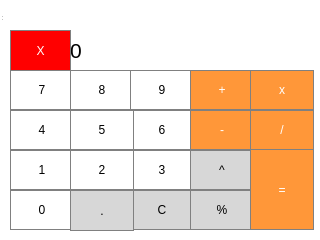
<?xml version="1.0" encoding="UTF-8"?>
<ui version="4.0">
 <class>calculadora</class>
 <widget class="QWidget" name="calculadora">
  <property name="geometry">
   <rect>
    <x>0</x>
    <y>0</y>
    <width>320</width>
    <height>240</height>
   </rect>
  </property>
  <property name="windowTitle">
   <string>calculadora</string>
  </property>
  <widget class="QWidget" name="centralWidget" native="true">
   <property name="geometry">
    <rect>
     <x>0</x>
     <y>0</y>
     <width>320</width>
     <height>240</height>
    </rect>
   </property>
   <property name="styleSheet">
    <string notr="true">background-color: rgb(255,255,255);</string>
   </property>
   <widget class="QLabel" name="label">
    <property name="geometry">
     <rect>
      <x>70</x>
      <y>30</y>
      <width>241</width>
      <height>41</height>
     </rect>
    </property>
    <property name="font">
     <font>
      <pointsize>16</pointsize>
     </font>
    </property>
    <property name="styleSheet">
     <string notr="true">QLabel { qproperty-alignment: 'AlignVCenter | AlignRight'; border: 1px solid gray;}
background-color: white;</string>
    </property>
    <property name="text">
     <string>0</string>
    </property>
   </widget>
   <widget class="QPushButton" name="pushButton">
    <property name="geometry">
     <rect>
      <x>10</x>
      <y>70</y>
      <width>64</width>
      <height>40</height>
     </rect>
    </property>
    <property name="styleSheet">
     <string notr="true">QPushButton { border: 1px solid gray; } QPushButton:pressed { background-color: qlineargradient(x1: 0, y1: 0, x2: 0, y2: 1, stop: 0 #dadbde, stop: 1 #f6f7fa);}</string>
    </property>
    <property name="text">
     <string>7</string>
    </property>
   </widget>
   <widget class="QPushButton" name="pushButton_2">
    <property name="geometry">
     <rect>
      <x>70</x>
      <y>70</y>
      <width>64</width>
      <height>40</height>
     </rect>
    </property>
    <property name="styleSheet">
     <string notr="true">QPushButton { border: 1px solid gray; } QPushButton:pressed { background-color: qlineargradient(x1: 0, y1: 0, x2: 0, y2: 1, stop: 0 #dadbde, stop: 1 #f6f7fa);}</string>
    </property>
    <property name="text">
     <string>8</string>
    </property>
   </widget>
   <widget class="QPushButton" name="pushButton_3">
    <property name="geometry">
     <rect>
      <x>130</x>
      <y>70</y>
      <width>64</width>
      <height>40</height>
     </rect>
    </property>
    <property name="styleSheet">
     <string notr="true">QPushButton { border: 1px solid gray; } QPushButton:pressed { background-color: qlineargradient(x1: 0, y1: 0, x2: 0, y2: 1, stop: 0 #dadbde, stop: 1 #f6f7fa);}</string>
    </property>
    <property name="text">
     <string>9</string>
    </property>
   </widget>
   <widget class="QPushButton" name="pushButton_4">
    <property name="geometry">
     <rect>
      <x>190</x>
      <y>70</y>
      <width>64</width>
      <height>40</height>
     </rect>
    </property>
    <property name="styleSheet">
     <string notr="true">QPushButton { background-color: rgb(255, 151, 57); color: white; border: 1px solid gray; } QPushButton:pressed { background-color: qlineargradient(x1: 0, y1: 0, x2: 0, y2: 1, stop: 0 #FF7832, stop: 1 #FF9739); }</string>
    </property>
    <property name="text">
     <string>+</string>
    </property>
   </widget>
   <widget class="QPushButton" name="pushButton_5">
    <property name="geometry">
     <rect>
      <x>250</x>
      <y>70</y>
      <width>64</width>
      <height>40</height>
     </rect>
    </property>
    <property name="styleSheet">
     <string notr="true">QPushButton { background-color: rgb(255, 151, 57); color: white; border: 1px solid gray; } QPushButton:pressed { background-color: qlineargradient(x1: 0, y1: 0, x2: 0, y2: 1, stop: 0 #FF7832, stop: 1 #FF9739); }</string>
    </property>
    <property name="text">
     <string>x</string>
    </property>
   </widget>
   <widget class="QPushButton" name="pushButton_6">
    <property name="geometry">
     <rect>
      <x>130</x>
      <y>110</y>
      <width>64</width>
      <height>40</height>
     </rect>
    </property>
    <property name="styleSheet">
     <string notr="true">QPushButton { border: 1px solid gray; } QPushButton:pressed { background-color: qlineargradient(x1: 0, y1: 0, x2: 0, y2: 1, stop: 0 #dadbde, stop: 1 #f6f7fa);}</string>
    </property>
    <property name="text">
     <string>6</string>
    </property>
   </widget>
   <widget class="QPushButton" name="pushButton_7">
    <property name="geometry">
     <rect>
      <x>10</x>
      <y>110</y>
      <width>64</width>
      <height>40</height>
     </rect>
    </property>
    <property name="styleSheet">
     <string notr="true">QPushButton { border: 1px solid gray; } QPushButton:pressed { background-color: qlineargradient(x1: 0, y1: 0, x2: 0, y2: 1, stop: 0 #dadbde, stop: 1 #f6f7fa);}</string>
    </property>
    <property name="text">
     <string>4</string>
    </property>
   </widget>
   <widget class="QPushButton" name="pushButton_8">
    <property name="geometry">
     <rect>
      <x>190</x>
      <y>110</y>
      <width>64</width>
      <height>40</height>
     </rect>
    </property>
    <property name="styleSheet">
     <string notr="true">QPushButton { background-color: rgb(255, 151, 57); color: white; border: 1px solid gray; } QPushButton:pressed { background-color: qlineargradient(x1: 0, y1: 0, x2: 0, y2: 1, stop: 0 #FF7832, stop: 1 #FF9739); }</string>
    </property>
    <property name="text">
     <string>-</string>
    </property>
   </widget>
   <widget class="QPushButton" name="pushButton_9">
    <property name="geometry">
     <rect>
      <x>70</x>
      <y>110</y>
      <width>64</width>
      <height>40</height>
     </rect>
    </property>
    <property name="styleSheet">
     <string notr="true">QPushButton { border: 1px solid gray; } QPushButton:pressed { background-color: qlineargradient(x1: 0, y1: 0, x2: 0, y2: 1, stop: 0 #dadbde, stop: 1 #f6f7fa);}</string>
    </property>
    <property name="text">
     <string>5</string>
    </property>
   </widget>
   <widget class="QPushButton" name="pushButton_10">
    <property name="geometry">
     <rect>
      <x>250</x>
      <y>110</y>
      <width>64</width>
      <height>40</height>
     </rect>
    </property>
    <property name="styleSheet">
     <string notr="true">QPushButton { background-color: rgb(255, 151, 57); color: white; border: 1px solid gray; } QPushButton:pressed { background-color: qlineargradient(x1: 0, y1: 0, x2: 0, y2: 1, stop: 0 #FF7832, stop: 1 #FF9739); }</string>
    </property>
    <property name="text">
     <string>/</string>
    </property>
   </widget>
   <widget class="QPushButton" name="pushButton_11">
    <property name="geometry">
     <rect>
      <x>10</x>
      <y>150</y>
      <width>64</width>
      <height>40</height>
     </rect>
    </property>
    <property name="styleSheet">
     <string notr="true">QPushButton { border: 1px solid gray; } QPushButton:pressed { background-color: qlineargradient(x1: 0, y1: 0, x2: 0, y2: 1, stop: 0 #dadbde, stop: 1 #f6f7fa);}</string>
    </property>
    <property name="text">
     <string>1</string>
    </property>
   </widget>
   <widget class="QPushButton" name="pushButton_12">
    <property name="geometry">
     <rect>
      <x>130</x>
      <y>150</y>
      <width>64</width>
      <height>40</height>
     </rect>
    </property>
    <property name="styleSheet">
     <string notr="true">QPushButton { border: 1px solid gray; } QPushButton:pressed { background-color: qlineargradient(x1: 0, y1: 0, x2: 0, y2: 1, stop: 0 #dadbde, stop: 1 #f6f7fa);}</string>
    </property>
    <property name="text">
     <string>3</string>
    </property>
   </widget>
   <widget class="QPushButton" name="pushButton_13">
    <property name="geometry">
     <rect>
      <x>190</x>
      <y>150</y>
      <width>64</width>
      <height>40</height>
     </rect>
    </property>
    <property name="styleSheet">
     <string notr="true">QPushButton { background-color: rgb(215, 215, 215); border: 1px solid gray; } QPushButton:pressed { background-color: qlineargradient(x1: 0, y1: 0, x2: 0, y2: 1, stop: 0 #BEBEBE, stop: 1 #D7D7D7); }</string>
    </property>
    <property name="text">
     <string>^</string>
    </property>
   </widget>
   <widget class="QPushButton" name="pushButton_14">
    <property name="geometry">
     <rect>
      <x>70</x>
      <y>150</y>
      <width>64</width>
      <height>40</height>
     </rect>
    </property>
    <property name="styleSheet">
     <string notr="true">QPushButton { border: 1px solid gray; } QPushButton:pressed { background-color: qlineargradient(x1: 0, y1: 0, x2: 0, y2: 1, stop: 0 #dadbde, stop: 1 #f6f7fa);}</string>
    </property>
    <property name="text">
     <string>2</string>
    </property>
   </widget>
   <widget class="QPushButton" name="pushButton_16">
    <property name="geometry">
     <rect>
      <x>10</x>
      <y>190</y>
      <width>64</width>
      <height>40</height>
     </rect>
    </property>
    <property name="styleSheet">
     <string notr="true">QPushButton { border: 1px solid gray; } QPushButton:pressed { background-color: qlineargradient(x1: 0, y1: 0, x2: 0, y2: 1, stop: 0 #dadbde, stop: 1 #f6f7fa);}</string>
    </property>
    <property name="text">
     <string>0</string>
    </property>
   </widget>
   <widget class="QPushButton" name="pushButton_17">
    <property name="geometry">
     <rect>
      <x>130</x>
      <y>190</y>
      <width>64</width>
      <height>40</height>
     </rect>
    </property>
    <property name="styleSheet">
     <string notr="true">QPushButton { background-color: rgb(215, 215, 215); border: 1px solid gray; } QPushButton:pressed { background-color: qlineargradient(x1: 0, y1: 0, x2: 0, y2: 1, stop: 0 #BEBEBE, stop: 1 #D7D7D7); }</string>
    </property>
    <property name="text">
     <string>C</string>
    </property>
   </widget>
   <widget class="QPushButton" name="pushButton_18">
    <property name="geometry">
     <rect>
      <x>190</x>
      <y>190</y>
      <width>64</width>
      <height>40</height>
     </rect>
    </property>
    <property name="styleSheet">
     <string notr="true">QPushButton { background-color: rgb(215, 215, 215); border: 1px solid gray; } QPushButton:pressed { background-color: qlineargradient(x1: 0, y1: 0, x2: 0, y2: 1, stop: 0 #BEBEBE, stop: 1 #D7D7D7); }</string>
    </property>
    <property name="text">
     <string>%</string>
    </property>
   </widget>
   <widget class="QPushButton" name="pushButton_19">
    <property name="geometry">
     <rect>
      <x>70</x>
      <y>190</y>
      <width>64</width>
      <height>41</height>
     </rect>
    </property>
    <property name="styleSheet">
     <string notr="true">QPushButton { background-color: rgb(215, 215, 215); border: 1px solid gray; } QPushButton:pressed { background-color: qlineargradient(x1: 0, y1: 0, x2: 0, y2: 1, stop: 0 #BEBEBE, stop: 1 #D7D7D7); }</string>
    </property>
    <property name="text">
     <string>.</string>
    </property>
   </widget>
   <widget class="QPushButton" name="pushButton_20">
    <property name="geometry">
     <rect>
      <x>250</x>
      <y>149</y>
      <width>64</width>
      <height>81</height>
     </rect>
    </property>
    <property name="styleSheet">
     <string notr="true">QPushButton { background-color: rgb(255, 151, 57); color: white; border: 1px solid gray; } QPushButton:pressed { background-color: qlineargradient(x1: 0, y1: 0, x2: 0, y2: 1, stop: 0 #FF7832, stop: 1 #FF9739); }</string>
    </property>
    <property name="text">
     <string>=</string>
    </property>
   </widget>
   <widget class="QPushButton" name="tanca_calculadora">
    <property name="geometry">
     <rect>
      <x>10</x>
      <y>30</y>
      <width>61</width>
      <height>41</height>
     </rect>
    </property>
    <property name="styleSheet">
     <string notr="true">QPushButton { background-color: rgb(255, 0,0); color: white; border: 1px solid gray; } QPushButton:pressed { background-color: qlineargradient(x1: 0, y1: 0, x2: 0, y2: 1, stop: 0 #dadbde, stop: 1 #f6f7fa);}</string>
    </property>
    <property name="text">
     <string>X</string>
    </property>
   </widget>
  </widget>
  <widget class="QToolBar" name="mainToolBar">
   <property name="geometry">
    <rect>
     <x>0</x>
     <y>0</y>
     <width>4</width>
     <height>13</height>
    </rect>
   </property>
  </widget>
  <widget class="QStatusBar" name="statusBar">
   <property name="geometry">
    <rect>
     <x>0</x>
     <y>0</y>
     <width>3</width>
     <height>22</height>
    </rect>
   </property>
  </widget>
 </widget>
 <layoutdefault spacing="6" margin="11"/>
 <resources/>
 <connections/>
</ui>
